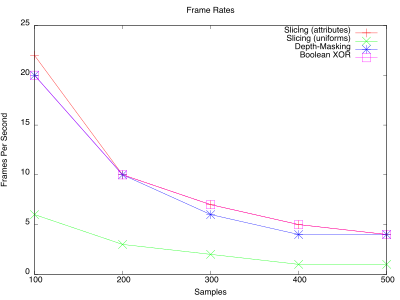

Here is the gnuplot script that generated this plot:
#!/usr/local/bin/gnuplot -persist
set title 'Frame Rates'
set xlabel 'Samples'
set ylabel 'Frames Per Second'
set xtics ( 100, 200, 300, 400, 500 )
plot 'frame-rates.dat' using 1:2 title 'Slicing (attributes)' with linespoints, \
     'frame-rates.dat' using 1:3 title 'Slicing (uniforms)' with linespoints, \
     'frame-rates.dat' using 1:4 title 'Depth-Masking' with linespoints, \
     'frame-rates.dat' using 1:5 title 'Boolean XOR' with linespoints
